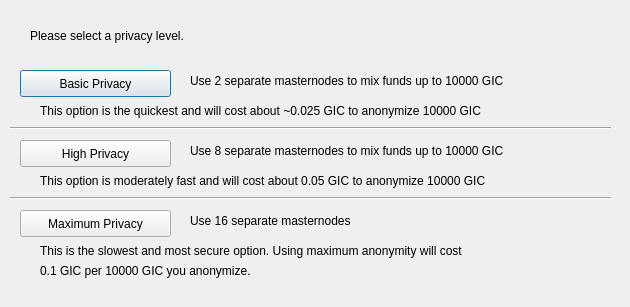
<?xml version="1.0" encoding="UTF-8"?>
<ui version="4.0">
 <class>DarksendConfig</class>
 <widget class="QDialog" name="DarksendConfig">
  <property name="geometry">
   <rect>
    <x>0</x>
    <y>0</y>
    <width>630</width>
    <height>307</height>
   </rect>
  </property>
  <property name="windowTitle">
   <string>Configure Darksend</string>
  </property>
  <widget class="QPushButton" name="buttonBasic">
   <property name="geometry">
    <rect>
     <x>20</x>
     <y>70</y>
     <width>151</width>
     <height>27</height>
    </rect>
   </property>
   <property name="text">
    <string>Basic Privacy</string>
   </property>
  </widget>
  <widget class="QPushButton" name="buttonHigh">
   <property name="geometry">
    <rect>
     <x>20</x>
     <y>140</y>
     <width>151</width>
     <height>27</height>
    </rect>
   </property>
   <property name="text">
    <string>High Privacy</string>
   </property>
  </widget>
  <widget class="QPushButton" name="buttonMax">
   <property name="geometry">
    <rect>
     <x>20</x>
     <y>210</y>
     <width>151</width>
     <height>27</height>
    </rect>
   </property>
   <property name="text">
    <string>Maximum Privacy</string>
   </property>
  </widget>
  <widget class="QLabel" name="label">
   <property name="geometry">
    <rect>
     <x>30</x>
     <y>20</y>
     <width>571</width>
     <height>31</height>
    </rect>
   </property>
   <property name="text">
    <string>Please select a privacy level.</string>
   </property>
  </widget>
  <widget class="QLabel" name="label_2">
   <property name="geometry">
    <rect>
     <x>190</x>
     <y>70</y>
     <width>421</width>
     <height>21</height>
    </rect>
   </property>
   <property name="text">
    <string>Use 2 separate masternodes to mix funds up to 10000 GIC</string>
   </property>
  </widget>
  <widget class="QLabel" name="label_3">
   <property name="geometry">
    <rect>
     <x>190</x>
     <y>140</y>
     <width>411</width>
     <height>21</height>
    </rect>
   </property>
   <property name="text">
    <string>Use 8 separate masternodes to mix funds up to 10000 GIC</string>
   </property>
  </widget>
  <widget class="QLabel" name="label_4">
   <property name="geometry">
    <rect>
     <x>190</x>
     <y>210</y>
     <width>421</width>
     <height>21</height>
    </rect>
   </property>
   <property name="text">
    <string>Use 16 separate masternodes</string>
   </property>
  </widget>
  <widget class="QLabel" name="label_6">
   <property name="geometry">
    <rect>
     <x>40</x>
     <y>100</y>
     <width>561</width>
     <height>21</height>
    </rect>
   </property>
   <property name="text">
    <string>This option is the quickest and will cost about ~0.025 GIC to anonymize 10000 GIC</string>
   </property>
  </widget>
  <widget class="QLabel" name="label_7">
   <property name="geometry">
    <rect>
     <x>40</x>
     <y>170</y>
     <width>561</width>
     <height>21</height>
    </rect>
   </property>
   <property name="text">
    <string>This option is moderately fast and will cost about 0.05 GIC to anonymize 10000 GIC</string>
   </property>
  </widget>
  <widget class="QLabel" name="label_8">
   <property name="geometry">
    <rect>
     <x>40</x>
     <y>240</y>
     <width>561</width>
     <height>21</height>
    </rect>
   </property>
   <property name="text">
    <string>This is the slowest and most secure option. Using maximum anonymity will cost</string>
   </property>
  </widget>
  <widget class="QLabel" name="label_9">
   <property name="geometry">
    <rect>
     <x>40</x>
     <y>260</y>
     <width>561</width>
     <height>21</height>
    </rect>
   </property>
   <property name="text">
    <string>0.1 GIC per 10000 GIC you anonymize.</string>
   </property>
  </widget>
  <widget class="Line" name="line">
   <property name="geometry">
    <rect>
     <x>10</x>
     <y>120</y>
     <width>601</width>
     <height>16</height>
    </rect>
   </property>
   <property name="orientation">
    <enum>Qt::Horizontal</enum>
   </property>
  </widget>
  <widget class="Line" name="line_2">
   <property name="geometry">
    <rect>
     <x>10</x>
     <y>190</y>
     <width>601</width>
     <height>16</height>
    </rect>
   </property>
   <property name="orientation">
    <enum>Qt::Horizontal</enum>
   </property>
  </widget>
 </widget>
 <resources/>
 <connections/>
</ui>
